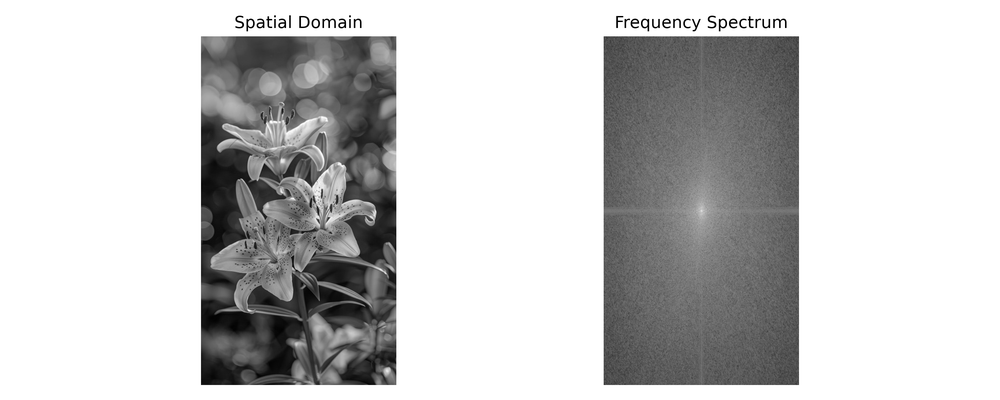
#> input picture Spatial_to_Frequency/Spatial_to_Frequency.png, 1000 x 400 px, shrunk from 3000 x 1200 before the run
$ python Spatial_to_Frequency.py
#> lines starting #> are read from the running program, lines starting #| are printed output that depends on the picture
import cv2
import numpy as np
import matplotlib.pyplot as plt
from tkinter import Tk, filedialog
import os

out_dir = 'DIP_Frequency_Assignments_Results'
os.makedirs(out_dir, exist_ok=True)
root = Tk(); root.withdraw(); root.attributes('-topmost', True)
path = filedialog.askopenfilename(title='Select an image', filetypes=[('Images','*.jpg *.jpeg *.png *.bmp')])
#> the answer given: Spatial_to_Frequency.png
root.destroy()
if not path: raise SystemExit('No image selected.')
image = cv2.imread(path, cv2.IMREAD_GRAYSCALE)
#> image is the input picture: shape (400, 1000); min 0, max 255, mean 200.7
if image is None: raise SystemExit('Could not read image.')
fft = np.fft.fft2(image)
fft_shift = np.fft.fftshift(fft)
spectrum = np.log1p(np.abs(fft_shift))
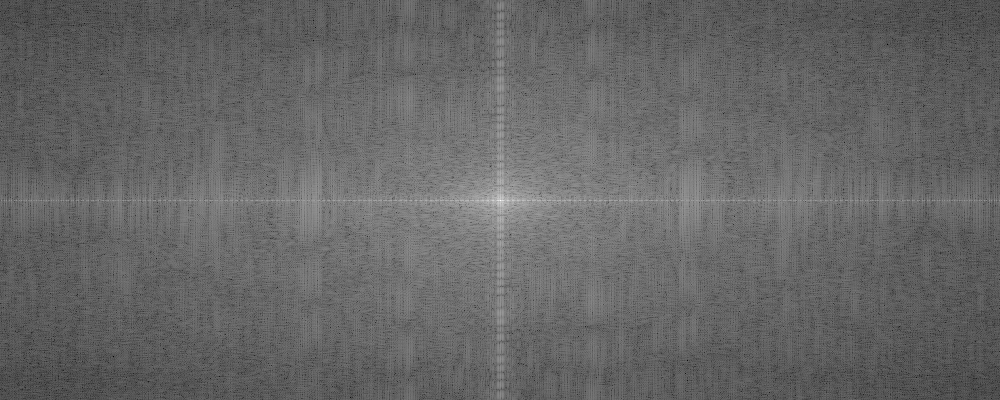
#> spectrum: shape (400, 1000) float64; min 1.38, max 18.2, mean 8.14; drawn with min black and max white
plt.figure(figsize=(10,4))
plt.subplot(1,2,1); plt.imshow(image, cmap='gray'); plt.title('Spatial Domain'); plt.axis('off')
plt.subplot(1,2,2); plt.imshow(spectrum, cmap='gray'); plt.title('Frequency Spectrum'); plt.axis('off')
plt.tight_layout(); plt.savefig(os.path.join(out_dir,'Assignment_1_Spatial_to_Frequency.png'), dpi=300); plt.show(); plt.close()
#> after `plt.tight_layout()`:
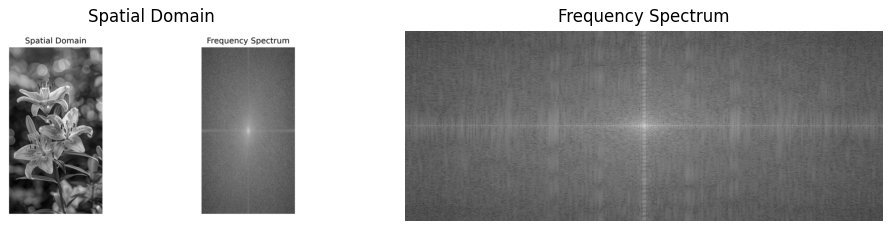
#> figure drawn by matplotlib, 2 panels
print('Assignment 1 completed. Output saved in', out_dir)
